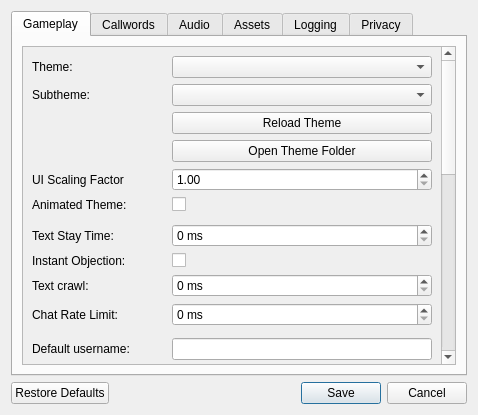
<?xml version="1.0" encoding="UTF-8"?>
<ui version="4.0">
 <class>optionsdialogue</class>
 <widget class="QWidget" name="optionsdialogue">
  <property name="geometry">
   <rect>
    <x>0</x>
    <y>0</y>
    <width>478</width>
    <height>415</height>
   </rect>
  </property>
  <property name="contextMenuPolicy">
   <enum>Qt::NoContextMenu</enum>
  </property>
  <property name="windowTitle">
   <string>Settings</string>
  </property>
  <layout class="QVBoxLayout" name="verticalLayout_6">
   <item>
    <widget class="QTabWidget" name="settings_tabs">
     <property name="focusPolicy">
      <enum>Qt::NoFocus</enum>
     </property>
     <property name="currentIndex">
      <number>0</number>
     </property>
     <widget class="QWidget" name="gameplay_tab">
      <attribute name="title">
       <string>Gameplay</string>
      </attribute>
      <layout class="QVBoxLayout" name="verticalLayout_2">
       <item>
        <widget class="QScrollArea" name="scroll">
         <property name="widgetResizable">
          <bool>true</bool>
         </property>
         <widget class="QWidget" name="form_layout_widget">
          <property name="geometry">
           <rect>
            <x>0</x>
            <y>0</y>
            <width>422</width>
            <height>902</height>
           </rect>
          </property>
          <layout class="QFormLayout" name="formLayout">
           <item row="0" column="0">
            <widget class="QLabel" name="theme_label">
             <property name="toolTip">
              <string>Sets the theme used in-game. If the new theme changes the lobby's look as well, you'll need to reload the Lobby for the changes to take effect, such as by joining a server and leaving it.</string>
             </property>
             <property name="text">
              <string>Theme:</string>
             </property>
            </widget>
           </item>
           <item row="0" column="1">
            <widget class="QComboBox" name="theme_combobox"/>
           </item>
           <item row="1" column="0">
            <widget class="QLabel" name="subtheme_label">
             <property name="toolTip">
              <string>Sets a 'subtheme', which will stack on top of the current theme and replace anything it can. Keep it at 'server' to let the server decide. Keep it at 'default' to keep it unchanging.</string>
             </property>
             <property name="text">
              <string>Subtheme:</string>
             </property>
            </widget>
           </item>
           <item row="1" column="1">
            <widget class="QComboBox" name="subtheme_combobox"/>
           </item>
           <item row="2" column="1">
            <widget class="QPushButton" name="theme_reload_button">
             <property name="toolTip">
              <string>Refresh the theme and update all of the ui elements to match.</string>
             </property>
             <property name="text">
              <string>Reload Theme</string>
             </property>
            </widget>
           </item>
           <item row="3" column="1">
            <widget class="QPushButton" name="theme_folder_button">
             <property name="toolTip">
              <string>Open the theme folder of the currently selected theme.</string>
             </property>
             <property name="text">
              <string>Open Theme Folder</string>
             </property>
            </widget>
           </item>
           <item row="4" column="0">
            <widget class="QLabel" name="theme_scaling_factor_lbl">
             <property name="toolTip">
              <string>&lt;html&gt;&lt;head/&gt;&lt;body&gt;&lt;p&gt;The factor by which to scale the size of the UI&lt;/p&gt;&lt;/body&gt;&lt;/html&gt;</string>
             </property>
             <property name="text">
              <string>UI Scaling Factor</string>
             </property>
            </widget>
           </item>
           <item row="4" column="1">
            <widget class="QDoubleSpinBox" name="theme_scaling_factor_sb">
             <property name="minimum">
              <double>1.000000000000000</double>
             </property>
             <property name="maximum">
              <double>8.000000000000000</double>
             </property>
            </widget>
           </item>
           <item row="5" column="0">
            <widget class="QLabel" name="animated_theme_lbl">
             <property name="toolTip">
              <string>If ticked, themes will be allowed to have animated elements.</string>
             </property>
             <property name="text">
              <string>Animated Theme:</string>
             </property>
            </widget>
           </item>
           <item row="5" column="1">
            <widget class="QCheckBox" name="animated_theme_cb">
             <property name="text">
              <string/>
             </property>
            </widget>
           </item>
           <item row="6" column="1">
            <widget class="QFrame" name="theme_log_divider">
             <property name="frameShape">
              <enum>QFrame::NoFrame</enum>
             </property>
            </widget>
           </item>
           <item row="7" column="0">
            <widget class="QLabel" name="stay_time_lbl">
             <property name="toolTip">
              <string>Minimum amount of time (in miliseconds) an IC message must stay on screen before the next IC message is shown, acting as a 'queue'. Set to 0 to disable this behavior.</string>
             </property>
             <property name="text">
              <string>Text Stay Time:</string>
             </property>
            </widget>
           </item>
           <item row="7" column="1">
            <widget class="QSpinBox" name="stay_time_spinbox">
             <property name="suffix">
              <string> ms</string>
             </property>
             <property name="maximum">
              <number>10000</number>
             </property>
            </widget>
           </item>
           <item row="8" column="0">
            <widget class="QLabel" name="instant_objection_lbl">
             <property name="text">
              <string>Instant Objection:</string>
             </property>
            </widget>
           </item>
           <item row="8" column="1">
            <widget class="QCheckBox" name="instant_objection_cb">
             <property name="text">
              <string/>
             </property>
            </widget>
           </item>
           <item row="9" column="0">
            <widget class="QLabel" name="text_crawl_lbl">
             <property name="toolTip">
              <string>Amount of time (in miliseconds) spent on each letter when the in-character text is being displayed.</string>
             </property>
             <property name="text">
              <string>Text crawl:</string>
             </property>
            </widget>
           </item>
           <item row="9" column="1">
            <widget class="QSpinBox" name="text_crawl_spinbox">
             <property name="suffix">
              <string> ms</string>
             </property>
             <property name="maximum">
              <number>500</number>
             </property>
            </widget>
           </item>
           <item row="10" column="0">
            <widget class="QLabel" name="chat_ratelimit_lbl">
             <property name="text">
              <string>Chat Rate Limit:</string>
             </property>
             <property name="textFormat">
              <enum>Qt::PlainText</enum>
             </property>
            </widget>
           </item>
           <item row="10" column="1">
            <widget class="QSpinBox" name="chat_ratelimit_spinbox">
             <property name="suffix">
              <string> ms</string>
             </property>
             <property name="maximum">
              <number>5000</number>
             </property>
            </widget>
           </item>
           <item row="11" column="1">
            <widget class="QFrame" name="log_names_divider">
             <property name="frameShape">
              <enum>QFrame::NoFrame</enum>
             </property>
            </widget>
           </item>
           <item row="12" column="0">
            <widget class="QLabel" name="username_lbl">
             <property name="toolTip">
              <string>Your OOC name will be automatically set to this value when you join a server.</string>
             </property>
             <property name="text">
              <string>Default username:</string>
             </property>
            </widget>
           </item>
           <item row="12" column="1">
            <widget class="QLineEdit" name="username_textbox">
             <property name="maxLength">
              <number>30</number>
             </property>
            </widget>
           </item>
           <item row="13" column="0">
            <widget class="QLabel" name="showname_lbl">
             <property name="toolTip">
              <string>Gives the default value for the in-game 'Custom shownames' tickbox, which in turn determines whether the client should display custom in-character names.</string>
             </property>
             <property name="text">
              <string>Custom shownames:</string>
             </property>
            </widget>
           </item>
           <item row="13" column="1">
            <widget class="QCheckBox" name="showname_cb">
             <property name="text">
              <string/>
             </property>
            </widget>
           </item>
           <item row="14" column="0">
            <widget class="QLabel" name="default_showname_lbl">
             <property name="toolTip">
              <string>Your showname will be automatically set to this value when you join a server.</string>
             </property>
             <property name="text">
              <string>Default showname:</string>
             </property>
            </widget>
           </item>
           <item row="14" column="1">
            <widget class="QLineEdit" name="default_showname_textbox"/>
           </item>
           <item row="15" column="1">
            <widget class="QFrame" name="net_divider">
             <property name="frameShape">
              <enum>QFrame::NoFrame</enum>
             </property>
            </widget>
           </item>
           <item row="16" column="0">
            <widget class="QLabel" name="ms_lbl">
             <property name="toolTip">
              <string>Overrides the base URL to retrieve server information from.</string>
             </property>
             <property name="text">
              <string>Alternate Server List:</string>
             </property>
            </widget>
           </item>
           <item row="16" column="1">
            <widget class="QLineEdit" name="ms_textbox"/>
           </item>
           <item row="18" column="0">
            <widget class="QLabel" name="language_label">
             <property name="toolTip">
              <string>Sets the language if you don't want to use your system language.</string>
             </property>
             <property name="text">
              <string>Language:</string>
             </property>
            </widget>
           </item>
           <item row="18" column="1">
            <widget class="QComboBox" name="language_combobox"/>
           </item>
           <item row="20" column="0">
            <widget class="QLabel" name="shake_lbl">
             <property name="toolTip">
              <string>Allows screenshaking. Disable this if you have concerns or issues with photosensitivity and/or seizures.</string>
             </property>
             <property name="text">
              <string>Allow Screenshake:</string>
             </property>
            </widget>
           </item>
           <item row="20" column="1">
            <widget class="QCheckBox" name="shake_cb">
             <property name="text">
              <string/>
             </property>
            </widget>
           </item>
           <item row="21" column="0">
            <widget class="QLabel" name="effects_lbl">
             <property name="toolTip">
              <string>Allows screen effects. Disable this if you have concerns or issues with photosensitivity and/or seizures.</string>
             </property>
             <property name="text">
              <string>Allow Effects:</string>
             </property>
            </widget>
           </item>
           <item row="21" column="1">
            <widget class="QCheckBox" name="effects_cb">
             <property name="text">
              <string/>
             </property>
            </widget>
           </item>
           <item row="22" column="0">
            <widget class="QLabel" name="framenetwork_lbl">
             <property name="toolTip">
              <string>Send screen-shaking, flashes and sounds as defined in the char.ini over the network. Only works for servers that support this functionality.</string>
             </property>
             <property name="text">
              <string>Network Frame Effects:</string>
             </property>
            </widget>
           </item>
           <item row="22" column="1">
            <widget class="QCheckBox" name="framenetwork_cb">
             <property name="text">
              <string/>
             </property>
            </widget>
           </item>
           <item row="23" column="0">
            <widget class="QLabel" name="colorlog_lbl">
             <property name="toolTip">
              <string>Use the markup colors in the server IC chatlog.</string>
             </property>
             <property name="text">
              <string>Colors in IC Log:</string>
             </property>
            </widget>
           </item>
           <item row="23" column="1">
            <widget class="QCheckBox" name="colorlog_cb">
             <property name="text">
              <string/>
             </property>
            </widget>
           </item>
           <item row="24" column="0">
            <widget class="QLabel" name="stickysounds_lbl">
             <property name="toolTip">
              <string>Turn this on to prevent the sound dropdown from clearing the sound after playing it.</string>
             </property>
             <property name="text">
              <string>Sticky Sounds:</string>
             </property>
            </widget>
           </item>
           <item row="24" column="1">
            <widget class="QCheckBox" name="stickysounds_cb">
             <property name="text">
              <string/>
             </property>
            </widget>
           </item>
           <item row="25" column="0">
            <widget class="QLabel" name="stickyeffects_lbl">
             <property name="toolTip">
              <string>Turn this on to prevent the effects dropdown from clearing the effect after playing it.</string>
             </property>
             <property name="text">
              <string>Sticky Effects:</string>
             </property>
            </widget>
           </item>
           <item row="25" column="1">
            <widget class="QCheckBox" name="stickyeffects_cb">
             <property name="text">
              <string/>
             </property>
            </widget>
           </item>
           <item row="26" column="0">
            <widget class="QLabel" name="stickypres_lbl">
             <property name="toolTip">
              <string>Turn this on to prevent preanimation checkbox from clearing after playing the emote.</string>
             </property>
             <property name="text">
              <string>Sticky Preanims:</string>
             </property>
            </widget>
           </item>
           <item row="26" column="1">
            <widget class="QCheckBox" name="stickypres_cb">
             <property name="text">
              <string/>
             </property>
            </widget>
           </item>
           <item row="27" column="0">
            <widget class="QLabel" name="customchat_lbl">
             <property name="toolTip">
              <string>Turn this on to allow characters to define their own custom chat box designs.</string>
             </property>
             <property name="text">
              <string>Custom Chatboxes:</string>
             </property>
            </widget>
           </item>
           <item row="27" column="1">
            <widget class="QCheckBox" name="customchat_cb">
             <property name="text">
              <string/>
             </property>
            </widget>
           </item>
           <item row="28" column="0">
            <widget class="QLabel" name="sticker_lbl">
             <property name="toolTip">
              <string>Turn this on to allow characters to define their own stickers (unique images that show up over the chatbox - like avatars or shownames).</string>
             </property>
             <property name="text">
              <string>Stickers:</string>
             </property>
            </widget>
           </item>
           <item row="28" column="1">
            <widget class="QCheckBox" name="sticker_cb">
             <property name="text">
              <string/>
             </property>
            </widget>
           </item>
           <item row="29" column="0">
            <widget class="QLabel" name="continuous_lbl">
             <property name="toolTip">
              <string>Whether or not to resume playing animations from where they left off. Turning off might reduce lag.</string>
             </property>
             <property name="text">
              <string>Continuous Playback:</string>
             </property>
            </widget>
           </item>
           <item row="29" column="1">
            <widget class="QCheckBox" name="continuous_cb">
             <property name="text">
              <string/>
             </property>
            </widget>
           </item>
           <item row="30" column="0">
            <widget class="QLabel" name="category_stop_lbl">
             <property name="toolTip">
              <string>Stop music when double-clicking a category. If this is disabled, use the right-click context menu to stop music.</string>
             </property>
             <property name="text">
              <string>Stop Music w/ Category:</string>
             </property>
            </widget>
           </item>
           <item row="30" column="1">
            <widget class="QCheckBox" name="category_stop_cb">
             <property name="text">
              <string/>
             </property>
            </widget>
           </item>
           <item row="31" column="0">
            <widget class="QLabel" name="sfx_on_idle_lbl">
             <property name="toolTip">
              <string>If the SFX dropdown has an SFX selected, send the custom SFX alongside the message even if Preanim is OFF.</string>
             </property>
             <property name="text">
              <string>Always Send SFX:</string>
             </property>
            </widget>
           </item>
           <item row="31" column="1">
            <widget class="QCheckBox" name="sfx_on_idle_cb">
             <property name="text">
              <string/>
             </property>
            </widget>
           </item>
           <item row="32" column="0">
            <widget class="QLabel" name="evidence_double_click_lbl">
             <property name="toolTip">
              <string>If ticked, Evidence needs a double-click to view rather than a single click.</string>
             </property>
             <property name="text">
              <string>Evidence Double Click:</string>
             </property>
            </widget>
           </item>
           <item row="32" column="1">
            <widget class="QCheckBox" name="evidence_double_click_cb">
             <property name="text">
              <string/>
             </property>
            </widget>
           </item>
           <item row="33" column="0">
            <widget class="QLabel" name="slides_lbl">
             <property name="toolTip">
              <string>If ticked, slide animations will play when requested.</string>
             </property>
             <property name="text">
              <string>Slide Animations:</string>
             </property>
            </widget>
           </item>
           <item row="33" column="1">
            <widget class="QCheckBox" name="slides_cb">
             <property name="text">
              <string/>
             </property>
            </widget>
           </item>
           <item row="19" column="0">
            <widget class="QLabel" name="resize_lbl">
             <property name="toolTip">
              <string>&lt;html&gt;&lt;head/&gt;&lt;body&gt;&lt;p&gt;The scaling algorithm to be used when upscaling or downscaling images.&lt;/p&gt;&lt;p&gt;Automatic: The image will be scaled based on the image's predetermined scaling algorithm.&lt;br/&gt;Pixelated: The image will be scaled using a nearest neighbor algorithm.&lt;br/&gt;Smooth: The image will be scaled using a bilinear algorithm.&lt;/p&gt;&lt;/body&gt;&lt;/html&gt;</string>
             </property>
             <property name="text">
              <string>Image Scaling</string>
             </property>
            </widget>
           </item>
           <item row="19" column="1">
            <widget class="QComboBox" name="resize_combobox">
             <property name="toolTip">
              <string>&lt;html&gt;&lt;head/&gt;&lt;body&gt;&lt;p&gt;The scaling algorithm to be used when upscaling or downscaling images.&lt;/p&gt;&lt;p&gt;Automatic: The image will be scaled based on the image's predetermined scaling algorithm.&lt;br/&gt;Pixelated: The image will be scaled using a nearest neighbor algorithm.&lt;br/&gt;Smooth: The image will be scaled using a bilinear algorithm.&lt;/p&gt;&lt;/body&gt;&lt;/html&gt;</string>
             </property>
             <item>
              <property name="text">
               <string>Automatic</string>
              </property>
             </item>
             <item>
              <property name="text">
               <string>Pixelated</string>
              </property>
             </item>
             <item>
              <property name="text">
               <string>Smooth</string>
              </property>
             </item>
            </widget>
           </item>
           <item row="34" column="0">
            <widget class="QLabel" name="restoreposition_lbl">
             <property name="toolTip">
              <string>If ticked, some windows restore their last known position where they were closed.</string>
             </property>
             <property name="text">
              <string>Restore Window Position</string>
             </property>
            </widget>
           </item>
           <item row="34" column="1">
            <widget class="QCheckBox" name="restoreposition_cb">
             <property name="text">
              <string/>
             </property>
            </widget>
           </item>
           <item row="35" column="0">
            <widget class="QLabel" name="playerlist_format_lbl">
             <property name="toolTip">
              <string>&lt;html&gt;&lt;head/&gt;&lt;body&gt;Set the format for the player list to use.&lt;br&gt;&lt;br&gt;Valid fields are:&lt;br&gt;{id} - Client ID&lt;br&gt;{displayname} - Character display name&lt;br&gt;{character} - Character folder name&lt;br&gt;{username} - Out-of-character name&lt;br&gt;(Note: Some servers may hide out-of-character names.)&lt;/body&gt;&lt;/html&gt;</string>
             </property>
             <property name="text">
              <string>Playerlist Format:</string>
             </property>
            </widget>
           </item>
           <item row="35" column="1">
            <widget class="QLineEdit" name="playerlist_format_edit"/>
           </item>
          </layout>
         </widget>
        </widget>
       </item>
      </layout>
     </widget>
     <widget class="QWidget" name="callwords_tab">
      <attribute name="title">
       <string>Callwords</string>
      </attribute>
      <layout class="QFormLayout" name="formLayout_4">
       <item row="0" column="0" colspan="2">
        <widget class="QLabel" name="callwords_explain_lbl">
         <property name="text">
          <string>&lt;html&gt;&lt;head/&gt;&lt;body&gt;&lt;p&gt;Enter as many callwords as you would like. These are case insensitive. Make sure to leave every callword in its own line!&lt;br/&gt;&lt;br/&gt;Do not leave a line with a space at the end -- you will be alerted everytime someone uses a space in their messages.&lt;/p&gt;&lt;/body&gt;&lt;/html&gt;</string>
         </property>
         <property name="wordWrap">
          <bool>true</bool>
         </property>
        </widget>
       </item>
       <item row="1" column="0" colspan="2">
        <widget class="QPlainTextEdit" name="callwords_textbox"/>
       </item>
       <item row="2" column="0">
        <widget class="QLabel" name="callwords_sfx_lbl">
         <property name="text">
          <string>Sound</string>
         </property>
        </widget>
       </item>
       <item row="2" column="1">
        <widget class="QLineEdit" name="callwords_sfx">
         <property name="placeholderText">
          <string>Filepath</string>
         </property>
        </widget>
       </item>
       <item row="3" column="0" colspan="2">
        <widget class="QLabel" name="callwords_sfx_explain">
         <property name="text">
          <string>&lt;html&gt;&lt;head/&gt;&lt;body&gt;&lt;p&gt;When a callword is triggered, the sound provided will be played instead of a general alert beep.&lt;/p&gt;&lt;p&gt;If the sound's filepath is invalid, the current theme's callword sound will be played instead.&lt;/p&gt;&lt;/body&gt;&lt;/html&gt;</string>
         </property>
         <property name="wordWrap">
          <bool>true</bool>
         </property>
        </widget>
       </item>
      </layout>
     </widget>
     <widget class="QWidget" name="audio_tab">
      <attribute name="title">
       <string>Audio</string>
      </attribute>
      <layout class="QFormLayout" name="formLayout_2">
       <item row="0" column="0">
        <widget class="QLabel" name="audio_device_lbl">
         <property name="text">
          <string>Audio device:</string>
         </property>
        </widget>
       </item>
       <item row="0" column="1">
        <widget class="QComboBox" name="audio_device_combobox"/>
       </item>
       <item row="1" column="0" colspan="2">
        <widget class="QFrame" name="audio_volume_divider">
         <property name="frameShape">
          <enum>QFrame::NoFrame</enum>
         </property>
        </widget>
       </item>
       <item row="2" column="0">
        <widget class="QLabel" name="suppress_audio_lbl">
         <property name="toolTip">
          <string>How much of the volume to suppress when client is not in focus.</string>
         </property>
         <property name="text">
          <string>Suppress Audio:</string>
         </property>
        </widget>
       </item>
       <item row="2" column="1">
        <widget class="QSpinBox" name="suppress_audio_spinbox">
         <property name="suffix">
          <string>%</string>
         </property>
         <property name="maximum">
          <number>100</number>
         </property>
        </widget>
       </item>
       <item row="3" column="0" colspan="2">
        <widget class="QFrame" name="volume_blip_divider">
         <property name="frameShape">
          <enum>QFrame::NoFrame</enum>
         </property>
        </widget>
       </item>
       <item row="4" column="0">
        <widget class="QLabel" name="bliprate_lbl">
         <property name="toolTip">
          <string>Sets the delay between playing the blip sounds.</string>
         </property>
         <property name="text">
          <string>Blip rate:</string>
         </property>
        </widget>
       </item>
       <item row="4" column="1">
        <widget class="QSpinBox" name="bliprate_spinbox">
         <property name="toolTip">
          <string>Play a blip sound \&quot;once per every X symbols\&quot;, where X is the blip rate. 0 plays a blip sound only once.</string>
         </property>
        </widget>
       </item>
       <item row="5" column="0">
        <widget class="QLabel" name="blank_blips_lbl">
         <property name="toolTip">
          <string>If true, the game will play a blip sound even when a space is 'being said'.</string>
         </property>
         <property name="text">
          <string>Blank blips:</string>
         </property>
        </widget>
       </item>
       <item row="5" column="1">
        <widget class="QCheckBox" name="blank_blips_cb">
         <property name="text">
          <string/>
         </property>
        </widget>
       </item>
       <item row="6" column="0">
        <widget class="QLabel" name="loopsfx_lbl">
         <property name="toolTip">
          <string>If true, the game will allow looping sound effects to play on preanimations.</string>
         </property>
         <property name="text">
          <string>Enable Looping SFX:</string>
         </property>
        </widget>
       </item>
       <item row="6" column="1">
        <widget class="QCheckBox" name="loopsfx_cb">
         <property name="text">
          <string/>
         </property>
        </widget>
       </item>
       <item row="7" column="0">
        <widget class="QLabel" name="objectmusic_lbl">
         <property name="toolTip">
          <string>If true, AO2 will ask the server to stop music when you use 'Objection!'</string>
         </property>
         <property name="text">
          <string>Kill Music On Objection:</string>
         </property>
        </widget>
       </item>
       <item row="7" column="1">
        <widget class="QCheckBox" name="objectmusic_cb">
         <property name="text">
          <string/>
         </property>
        </widget>
       </item>
       <item row="8" column="0">
        <widget class="QLabel" name="disablestreams_lbl">
         <property name="toolTip">
          <string>If true, AO2 will not play any streamed audio and show that streaming is disabled.</string>
         </property>
         <property name="text">
          <string>Music Streaming enabled:</string>
         </property>
        </widget>
       </item>
       <item row="8" column="1">
        <widget class="QCheckBox" name="disablestreams_cb">
         <property name="text">
          <string/>
         </property>
        </widget>
       </item>
      </layout>
     </widget>
     <widget class="QWidget" name="assets_tab">
      <property name="sizePolicy">
       <sizepolicy hsizetype="Maximum" vsizetype="Preferred">
        <horstretch>0</horstretch>
        <verstretch>0</verstretch>
       </sizepolicy>
      </property>
      <attribute name="title">
       <string>Assets</string>
      </attribute>
      <layout class="QVBoxLayout" name="verticalLayout_3">
       <item>
        <widget class="QLabel" name="asset_lbl">
         <property name="sizePolicy">
          <sizepolicy hsizetype="Minimum" vsizetype="Preferred">
           <horstretch>0</horstretch>
           <verstretch>0</verstretch>
          </sizepolicy>
         </property>
         <property name="text">
          <string>&lt;html&gt;&lt;head/&gt;&lt;body&gt;&lt;p&gt;Add or remove base folders for use by assets.&lt;/p&gt;&lt;p&gt;&lt;br/&gt;Base folders on the bottom are prioritized over those above them.&lt;/p&gt;&lt;/body&gt;&lt;/html&gt;</string>
         </property>
         <property name="wordWrap">
          <bool>true</bool>
         </property>
        </widget>
       </item>
       <item>
        <widget class="QListWidget" name="mount_list">
         <property name="sizePolicy">
          <sizepolicy hsizetype="Expanding" vsizetype="Expanding">
           <horstretch>0</horstretch>
           <verstretch>0</verstretch>
          </sizepolicy>
         </property>
        </widget>
       </item>
       <item>
        <layout class="QGridLayout" name="mount_buttons_layout">
         <item row="2" column="5">
          <spacer name="mount_buttons_spacer_2">
           <property name="orientation">
            <enum>Qt::Vertical</enum>
           </property>
           <property name="sizeHint" stdset="0">
            <size>
             <width>40</width>
             <height>20</height>
            </size>
           </property>
          </spacer>
         </item>
         <item row="2" column="4">
          <widget class="QPushButton" name="mount_down">
           <property name="maximumSize">
            <size>
             <width>40</width>
             <height>16777215</height>
            </size>
           </property>
           <property name="text">
            <string>↓</string>
           </property>
          </widget>
         </item>
         <item row="2" column="1">
          <widget class="QPushButton" name="mount_remove">
           <property name="sizePolicy">
            <sizepolicy hsizetype="Minimum" vsizetype="Fixed">
             <horstretch>0</horstretch>
             <verstretch>0</verstretch>
            </sizepolicy>
           </property>
           <property name="text">
            <string>Remove</string>
           </property>
          </widget>
         </item>
         <item row="2" column="2">
          <spacer name="mount_buttons_spacer">
           <property name="orientation">
            <enum>Qt::Vertical</enum>
           </property>
           <property name="sizeType">
            <enum>QSizePolicy::Fixed</enum>
           </property>
           <property name="sizeHint" stdset="0">
            <size>
             <width>40</width>
             <height>20</height>
            </size>
           </property>
          </spacer>
         </item>
         <item row="2" column="3">
          <widget class="QPushButton" name="mount_up">
           <property name="maximumSize">
            <size>
             <width>40</width>
             <height>16777215</height>
            </size>
           </property>
           <property name="text">
            <string>↑</string>
           </property>
          </widget>
         </item>
         <item row="2" column="0">
          <widget class="QPushButton" name="mount_add">
           <property name="sizePolicy">
            <sizepolicy hsizetype="Minimum" vsizetype="Fixed">
             <horstretch>0</horstretch>
             <verstretch>0</verstretch>
            </sizepolicy>
           </property>
           <property name="text">
            <string>Add...</string>
           </property>
          </widget>
         </item>
         <item row="2" column="6">
          <widget class="QPushButton" name="mount_clear_cache">
           <property name="sizePolicy">
            <sizepolicy hsizetype="Minimum" vsizetype="Fixed">
             <horstretch>0</horstretch>
             <verstretch>0</verstretch>
            </sizepolicy>
           </property>
           <property name="toolTip">
            <string>Clears the lookup cache for assets.
Use this when you have added an asset that takes precedence over another existing asset.</string>
           </property>
           <property name="text">
            <string>Clear Cache</string>
           </property>
          </widget>
         </item>
        </layout>
       </item>
      </layout>
     </widget>
     <widget class="QWidget" name="logging_tab">
      <attribute name="title">
       <string>Logging</string>
      </attribute>
      <layout class="QFormLayout" name="formLayout_3">
       <item row="0" column="0">
        <widget class="QLabel" name="downwards_lbl">
         <property name="toolTip">
          <string>If ticked, new messages will appear at the bottom (like the OOC chatlog). The traditional (AO1) behaviour is equivalent to this being unticked.</string>
         </property>
         <property name="text">
          <string>Log goes downwards:</string>
         </property>
        </widget>
       </item>
       <item row="0" column="1">
        <widget class="QCheckBox" name="downwards_cb">
         <property name="text">
          <string/>
         </property>
        </widget>
       </item>
       <item row="1" column="0">
        <widget class="QLabel" name="length_lbl">
         <property name="toolTip">
          <string>The amount of message lines the IC chatlog will keep before deleting older message lines. A value of 0 or below counts as 'infinite'.</string>
         </property>
         <property name="text">
          <string>Log length:</string>
         </property>
        </widget>
       </item>
       <item row="1" column="1">
        <widget class="QSpinBox" name="length_spinbox">
         <property name="suffix">
          <string> entries</string>
         </property>
         <property name="maximum">
          <number>10000</number>
         </property>
        </widget>
       </item>
       <item row="2" column="0">
        <widget class="QLabel" name="log_newline_lbl">
         <property name="toolTip">
          <string>If ticked, new messages will appear separated, with the message coming on the next line after the name.
When unticked, it displays it as 'name: message'.</string>
         </property>
         <property name="text">
          <string>Log newline:</string>
         </property>
        </widget>
       </item>
       <item row="2" column="1">
        <widget class="QCheckBox" name="log_newline_cb">
         <property name="text">
          <string/>
         </property>
        </widget>
       </item>
       <item row="3" column="0">
        <widget class="QLabel" name="log_margin_lbl">
         <property name="toolTip">
          <string>The distance in pixels between each entry in the IC log.
Default: 0.</string>
         </property>
         <property name="text">
          <string>Log margin:</string>
         </property>
        </widget>
       </item>
       <item row="3" column="1">
        <widget class="QSpinBox" name="log_margin_spinbox">
         <property name="suffix">
          <string> px</string>
         </property>
         <property name="maximum">
          <number>1000</number>
         </property>
        </widget>
       </item>
       <item row="4" column="0">
        <widget class="QLabel" name="log_timestamp_lbl">
         <property name="toolTip">
          <string>If ticked, log will contain a timestamp in UTC before the name.</string>
         </property>
         <property name="text">
          <string>Log timestamp:</string>
         </property>
        </widget>
       </item>
       <item row="4" column="1">
        <widget class="QCheckBox" name="log_timestamp_cb">
         <property name="text">
          <string/>
         </property>
        </widget>
       </item>
       <item row="5" column="0">
        <widget class="QLabel" name="log_timestamp_format_lbl">
         <property name="text">
          <string>Log timestamp format:
</string>
         </property>
        </widget>
       </item>
       <item row="5" column="1">
        <widget class="QComboBox" name="log_timestamp_format_combobox">
         <property name="editable">
          <bool>true</bool>
         </property>
        </widget>
       </item>
       <item row="6" column="0">
        <widget class="QLabel" name="log_ic_actions_lbl">
         <property name="toolTip">
          <string>If ticked, log will show IC actions such as shouting and presenting evidence.</string>
         </property>
         <property name="text">
          <string>Log IC actions:</string>
         </property>
        </widget>
       </item>
       <item row="6" column="1">
        <widget class="QCheckBox" name="log_ic_actions_cb">
         <property name="text">
          <string/>
         </property>
        </widget>
       </item>
       <item row="7" column="0">
        <widget class="QLabel" name="desync_logs_lbl">
         <property name="toolTip">
          <string>If ticked, log will show messages as-received, while viewport will parse according to the queue (Text Stay Time).</string>
         </property>
         <property name="text">
          <string>Desynchronize IC Logs:</string>
         </property>
        </widget>
       </item>
       <item row="7" column="1">
        <widget class="QCheckBox" name="desync_logs_cb">
         <property name="text">
          <string/>
         </property>
        </widget>
       </item>
       <item row="8" column="0">
        <widget class="QLabel" name="log_text_lbl">
         <property name="toolTip">
          <string>Text logs of gameplay will be automatically written in the /logs folder.</string>
         </property>
         <property name="text">
          <string>Log to Text Files:</string>
         </property>
        </widget>
       </item>
       <item row="8" column="1">
        <widget class="QCheckBox" name="log_text_cb">
         <property name="text">
          <string/>
         </property>
        </widget>
       </item>
      </layout>
     </widget>
     <widget class="QWidget" name="privacy_tab">
      <attribute name="title">
       <string>Privacy</string>
      </attribute>
      <layout class="QVBoxLayout" name="verticalLayout_4">
       <item>
        <widget class="QCheckBox" name="privacy_optout_cb">
         <property name="text">
          <string>Do not include me in public player counts</string>
         </property>
        </widget>
       </item>
       <item>
        <widget class="QFrame" name="privacy_separator">
         <property name="frameShape">
          <enum>QFrame::NoFrame</enum>
         </property>
        </widget>
       </item>
       <item>
        <widget class="QTextBrowser" name="privacy_policy"/>
       </item>
      </layout>
     </widget>
    </widget>
   </item>
   <item>
    <widget class="QDialogButtonBox" name="settings_buttons">
     <property name="standardButtons">
      <set>QDialogButtonBox::Cancel|QDialogButtonBox::RestoreDefaults|QDialogButtonBox::Save</set>
     </property>
    </widget>
   </item>
  </layout>
 </widget>
 <resources/>
 <connections/>
</ui>
